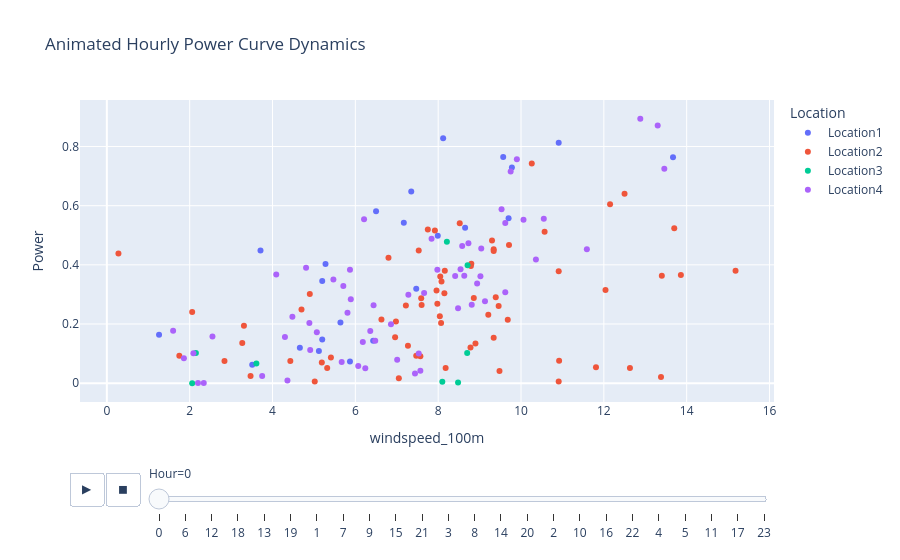
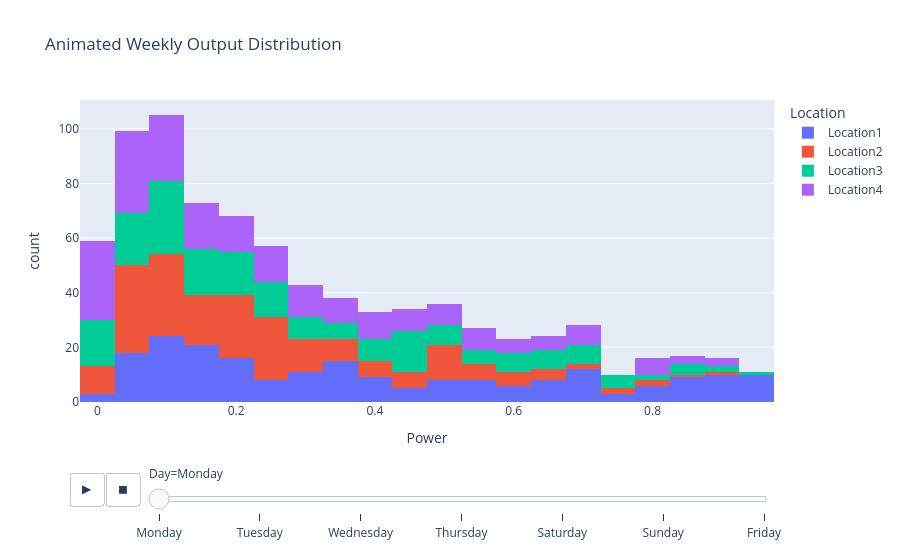
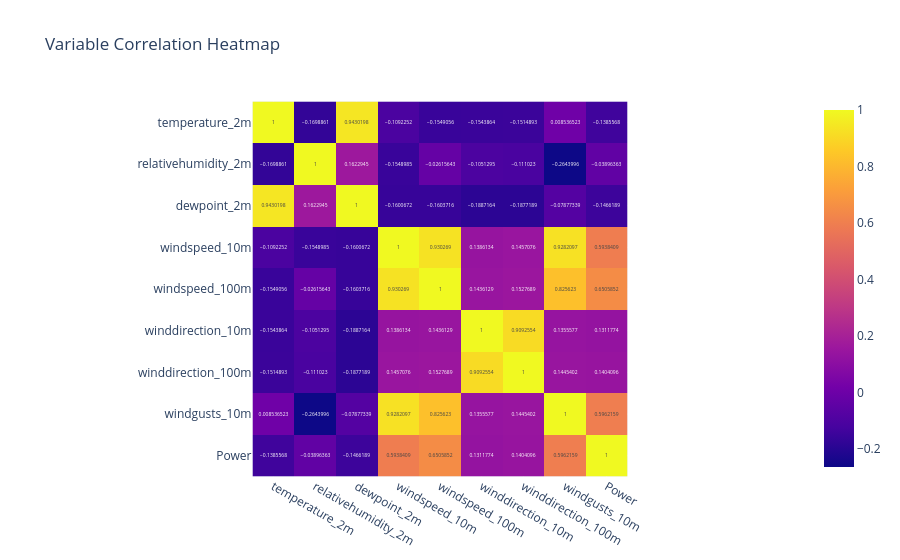
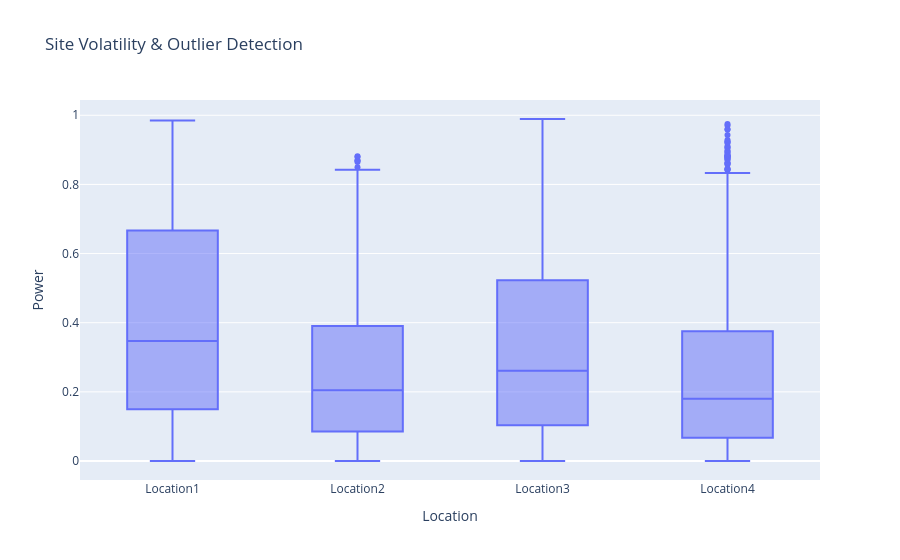

The code cell stored with these charts, in order, in its notebook:
### Code cell
import pandas as pd
import numpy as np
import plotly.express as px
from scipy.stats import skew
import os
from IPython.display import display

class WindPowerMasterAnalyzer:
    def __init__(self, file_names):
        self.file_names = file_names
        self.df = None
        self.stats_report = {}

    # --- MODULE 1: DATA INGESTION ---
    def ingest_data(self):
        all_data = []
        for file in self.file_names:
            try:
                print(f"Ingesting: {file}...")
                if not os.path.exists(file):
                    raise FileNotFoundError(f"Path not found: {file}")
                temp_df = pd.read_csv(file)
                temp_df['Location'] = os.path.basename(file).split('.')[0] 
                all_data.append(temp_df)
            except Exception as e:
                print(f"CRITICAL ERROR loading {file}: {e}")
        
        if all_data:
            self.df = pd.concat(all_data, ignore_index=True)
            print(f"Master dataset created: {len(self.df)} rows.")

    # --- MODULE 2: DATA PIPELINE & CLEANING ---
    def clean_and_save(self, output_folder="."):
        if self.df is None: return
        try:
            raw_count = len(self.df)
            
            self.df.dropna(inplace=True)
            self.df.drop_duplicates(inplace=True)
            self.df['Time'] = pd.to_datetime(self.df['Time'])
            for col in ['Power', 'windspeed_100m', 'windspeed_10m']:
                if col in self.df.columns:
                    self.df[col] = pd.to_numeric(self.df[col], errors='coerce')

            # Physics-Based Anomaly Removal
            anomaly_mask = (self.df['windspeed_100m'] > 3.5) & (self.df['Power'] < 0.001)
            self.df = self.df[~anomaly_mask].copy()
            
            print(f"\n--- DATA PURIFICATION LOG ---")
            print(f"Operational Anomalies Purged: {raw_count - len(self.df)}")
            
            # SAVING CSV TO SPECIFIED FOLDER
            save_path = os.path.join(output_folder, 'dataset_cleaned.csv')
            self.df.to_csv(save_path, index=False)
            print(f"File saved: {save_path}")
        except Exception as e:
            print(f"Cleaning Error: {e}")

    # --- MODULE 3: ENGINEERING ANALYTICS ---
    def compute_metrics(self):
        p_vals = self.df['Power'].to_numpy()
        self.stats_report = {
            'Mean': np.mean(p_vals),
            'Median': np.median(p_vals),
            'Std_Dev': np.std(p_vals),
            'Variance': np.var(p_vals),
            'Skewness': skew(p_vals)
        }
        
        print("\n--- GLOBAL SYSTEM METRICS (NumPy Computed) ---")
        for k, v in self.stats_report.items():
            print(f"{k}: {v:.4f}")

        print("\n--- COMPARATIVE SITE ANALYSIS ---")
        comparison = self.df.groupby('Location')['Power'].agg(['mean', 'std', 'count']).reset_index()
        display(comparison)
        return self.stats_report

    # --- MODULE 4: VISUALIZATION & ANIMATION ---
    # --- MODULE 4: VISUALIZATION & ANIMATION ---
    def generate_visuals(self, output_folder="."):
        df_sampled = self.df.iloc[::30].copy()
        df_sampled['Hour'] = df_sampled['Time'].dt.hour
        df_sampled['Day'] = df_sampled['Time'].dt.day_name()

        # VII.1: ANIMATED GRAPH 1 - Power Curve Trends
        fig1 = px.scatter(df_sampled, x="windspeed_100m", y="Power", color="Location",
                         animation_frame="Hour", title="Animated Hourly Power Curve Dynamics")
        fig1.show()
        fig1.write_html(os.path.join(output_folder, "1_Power_Curve_Animation.html"))

        # VII.1: ANIMATED GRAPH 2 - Distribution Shifts
        fig2 = px.histogram(df_sampled, x="Power", color="Location", 
                           animation_frame="Day", title="Animated Weekly Output Distribution")
        fig2.show()
        fig2.write_html(os.path.join(output_folder, "2_Weekly_Distribution_Animation.html"))

        # VII.2: STATIC GRAPH 1 - Heatmap
        corr = self.df.select_dtypes(include=[np.number]).corr()
        fig3 = px.imshow(corr, text_auto=True, title="Variable Correlation Heatmap")
        fig3.show()
        fig3.write_html(os.path.join(output_folder, "3_Correlation_Heatmap.html"))

        # VII.2: STATIC GRAPH 2 - Boxplot (THE MISSING SAVE)
        fig4 = px.box(df_sampled, x="Location", y="Power", title="Site Volatility & Outlier Detection")
        fig4.show()
        fig4.write_html(os.path.join(output_folder, "4_Site_Volatility_Boxplot.html"))

        # VII.2: STATIC GRAPH 3 - Histogram
        fig5 = px.histogram(df_sampled, x="Power", color="Location", marginal="rug",
                           title="Power Generation Frequency Spread")
        fig5.show()
        fig5.write_html(os.path.join(output_folder, "5_Power_Frequency_Histogram.html"))
        
        print(f"\nAll 5 Visuals exported to: {output_folder}")

# --- EXECUTION ---
if __name__ == "__main__":
    # Define your central data path
    data_path = r'C:\projects\ComProg_Lab\EDS_3534_GENITA\data'
    file_list = [os.path.join(data_path, f'Location{i}.csv') for i in range(1, 5)]
    
    engineer = WindPowerMasterAnalyzer(file_list)
    engineer.ingest_data()
    
    # Passing the data_path to save the CSV inside the folder
    engineer.clean_and_save(output_folder=data_path)
    
    if engineer.df is not None:
        engineer.compute_metrics()
        print("\n--- CLEANED DATASET PREVIEW ---")
        display(engineer.df.head(10))
        
        # Passing the data_path to save the HTML files inside the folder
        engineer.generate_visuals(output_folder=data_path)

### Figure 1 — Plotly figure (JSON) as saved in the notebook; plotly's stock layout.template omitted (floating-point values rounded to 4 significant figures)
{"data": [{"hovertemplate": "Location=Location1<br>Hour=0<br>windspeed_100m=%{x}<br>Power=%{y}<extra></extra>", "legendgroup": "Location1", "marker": {"color": "#636efa", "symbol": "circle"}, "mode": "markers", "name": "Location1", "orientation": "v", "showlegend": true, "type": "scatter", "x": [1.26, 7.47, 9.78, 6.5, 5.87, 8.12, 9.7, 3.71, 7.99, 8.65, 9.57, 7.17, 5.2, 10.91, 3.51, 5.64, 4.66, 5.12, 5.2, 13.67, 7.35, 5.28, 6.43], "xaxis": "x", "y": [0.1635, 0.3191, 0.7294, 0.5812, 0.0728, 0.8281, 0.5573, 0.4485, 0.4982, 0.5258, 0.7646, 0.5419, 0.3455, 0.8128, 0.0621, 0.2047, 0.1201, 0.1084, 0.1477, 0.7636, 0.6478, 0.4029, 0.1436], "yaxis": "y"}, {"hovertemplate": "Location=Location2<br>Hour=0<br>windspeed_100m=%{x}<br>Power=%{y}<extra></extra>", "legendgroup": "Location2", "marker": {"color": "#EF553B", "symbol": "circle"}, "mode": "markers", "name": "Location2", "orientation": "v", "showlegend": true, "type": "scatter", "x": [1.75, 10.26, 4.43, 6.63, 7.96, 9.3, 0.28, 12.5, 4.9, 8.52, 6.98, 7.6, 7.92, 8.04, 7.75, 7.22, 9.34, 5.32, 5.19, 11.81, 6.96, 7.27, 8.08, 10.92, 7.57, 3.47, 9.21, 8.86, 12.15, 6.8, 10.91, 5.41, 3.27, 9.39, 8.8, 7.59, 10.57, 15.18, 13.86, 13.7, 7.53, 8.15, 13.4, 2.06, 7.47, 3.31, 9.34, 8.9, 5.02, 10.91, 9.46, 8.07, 9.68, 7.05, 7.98, 8.79, 8.16, 4.7, 2.84, 9.48, 12.04, 9.34, 8.18, 13.38, 8.78, 8.05, 9.71, 12.63], "xaxis": "x", "y": [0.0926, 0.7426, 0.0748, 0.2148, 0.313, 0.4824, 0.4382, 0.6407, 0.3015, 0.5403, 0.2085, 0.2639, 0.5164, 0.2262, 0.5194, 0.2628, 0.4526, 0.0508, 0.0696, 0.0541, 0.155, 0.1261, 0.3438, 0.0757, 0.0911, 0.0245, 0.2316, 0.2877, 0.6045, 0.4242, 0.3783, 0.087, 0.1357, 0.2907, 0.404, 0.2868, 0.5118, 0.3798, 0.3659, 0.5239, 0.4486, 0.3042, 0.3635, 0.2402, 0.0928, 0.1939, 0.4472, 0.1343, 0.0052, 0.0059, 0.2607, 0.2031, 0.2146, 0.0163, 0.2681, 0.3963, 0.3798, 0.249, 0.0747, 0.0409, 0.3147, 0.1534, 0.0511, 0.0205, 0.1208, 0.3605, 0.4667, 0.051], "yaxis": "y"}, {"hovertemplate": "Location=Location3<br>Hour=0<br>windspeed_100m=%{x}<br>Power=%{y}<extra></extra>", "legendgroup": "Location3", "marker": {"color": "#00cc96", "symbol": "circle"}, "mode": "markers", "name": "Location3", "orientation": "v", "showlegend": true, "type": "scatter", "x": [8.48, 3.61, 8.7, 8.71, 8.21, 2.15, 8.1, 2.06], "xaxis": "x", "y": [0.002, 0.0665, 0.1017, 0.3989, 0.4784, 0.1023, 0.0051, 0.0], "yaxis": "y"}, {"hovertemplate": "Location=Location4<br>Hour=0<br>windspeed_100m=%{x}<br>Power=%{y}<extra></extra>", "legendgroup": "Location4", "marker": {"color": "#ab63fa", "symbol": "circle"}, "mode": "markers", "name": "Location4", "orientation": "v", "showlegend": true, "type": "scatter", "x": [4.89, 9.13, 4.81, 10.36, 7.98, 9.75, 8.58, 7.44, 8.41, 13.3, 5.89, 9.62, 7.01, 3.75, 7.57, 9.53, 2.09, 6.21, 6.48, 5.47, 10.06, 5.81, 4.48, 8.94, 6.86, 1.6, 9.62, 10.55, 1.86, 8.54, 11.59, 4.36, 8.81, 7.53, 5.71, 7.28, 5.87, 5.07, 7.66, 8.63, 6.36, 6.24, 13.46, 9.04, 4.09, 9.9, 9.02, 8.73, 4.3, 2.55, 6.18, 7.84, 8.48, 12.88, 4.91, 2.2, 6.44, 5.67, 2.34, 6.07], "xaxis": "x", "y": [0.2035, 0.2768, 0.3901, 0.4177, 0.3831, 0.7156, 0.4634, 0.0324, 0.3626, 0.8713, 0.2836, 0.3077, 0.0791, 0.0238, 0.0421, 0.5877, 0.1007, 0.5538, 0.1433, 0.3504, 0.5523, 0.2383, 0.2243, 0.3367, 0.1989, 0.1774, 0.5417, 0.5558, 0.0841, 0.3852, 0.4527, 0.0092, 0.265, 0.1, 0.3286, 0.299, 0.3835, 0.172, 0.3051, 0.3627, 0.1761, 0.0507, 0.725, 0.455, 0.3674, 0.7566, 0.3615, 0.4731, 0.1557, 0.1577, 0.1391, 0.4883, 0.2536, 0.8936, 0.1118, 0.0007, 0.263, 0.0715, 0.0004, 0.0582], "yaxis": "y"}], "layout": {"legend": {"title": {"text": "Location"}, "tracegroupgap": 0}, "sliders": [{"active": 0, "currentvalue": {"prefix": "Hour="}, "len": 0.9, "pad": {"b": 10, "t": 60}, "steps": [{"args": [["0"], {"frame": {"duration": 0, "redraw": false}, "fromcurrent": true, "mode": "immediate", "transition": {"duration": 0, "easing": "linear"}}], "label": "0", "method": "animate"}, {"args": [["6"], {"frame": {"duration": 0, "redraw": false}, "fromcurrent": true, "mode": "immediate", "transition": {"duration": 0, "easing": "linear"}}], "label": "6", "method": "animate"}, {"args": [["12"], {"frame": {"duration": 0, "redraw": false}, "fromcurrent": true, "mode": "immediate", "transition": {"duration": 0, "easing": "linear"}}], "label": "12", "method": "animate"}, {"args": [["18"], {"frame": {"duration": 0, "redraw": false}, "fromcurrent": true, "mode": "immediate", "transition": {"duration": 0, "easing": "linear"}}], "label": "18", "method": "animate"}, {"args": [["13"], {"frame": {"duration": 0, "redraw": false}, "fromcurrent": true, "mode": "immediate", "transition": {"duration": 0, "easing": "linear"}}], "label": "13", "method": "animate"}, {"args": [["19"], {"frame": {"duration": 0, "redraw": false}, "fromcurrent": true, "mode": "immediate", "transition": {"duration": 0, "easing": "linear"}}], "label": "19", "method": "animate"}, {"args": [["1"], {"frame": {"duration": 0, "redraw": false}, "fromcurrent": true, "mode": "immediate", "transition": {"duration": 0, "easing": "linear"}}], "label": "1", "method": "animate"}, {"args": [["7"], {"frame": {"duration": 0, "redraw": false}, "fromcurrent": true, "mode": "immediate", "transition": {"duration": 0, "easing": "linear"}}], "label": "7", "method": "animate"}, {"args": [["9"], {"frame": {"duration": 0, "redraw": false}, "fromcurrent": true, "mode": "immediate", "transition": {"duration": 0, "easing": "linear"}}], "label": "9", "method": "animate"}, {"args": [["15"], {"frame": {"duration": 0, "redraw": false}, "fromcurrent": true, "mode": "immediate", "transition": {"duration": 0, "easing": "linear"}}], "label": "15", "method": "animate"}, {"args": [["21"], {"frame": {"duration": 0, "redraw": false}, "fromcurrent": true, "mode": "immediate", "transition": {"duration": 0, "easing": "linear"}}], "label": "21", "method": "animate"}, {"args": [["3"], {"frame": {"duration": 0, "redraw": false}, "fromcurrent": true, "mode": "immediate", "transition": {"duration": 0, "easing": "linear"}}], "label": "3", "method": "animate"}, {"args": [["8"], {"frame": {"duration": 0, "redraw": false}, "fromcurrent": true, "mode": "immediate", "transition": {"duration": 0, "easing": "linear"}}], "label": "8", "method": "animate"}, {"args": [["14"], {"frame": {"duration": 0, "redraw": false}, "fromcurrent": true, "mode": "immediate", "transition": {"duration": 0, "easing": "linear"}}], "label": "14", "method": "animate"}, {"args": [["20"], {"frame": {"duration": 0, "redraw": false}, "fromcurrent": true, "mode": "immediate", "transition": {"duration": 0, "easing": "linear"}}], "label": "20", "method": "animate"}, {"args": [["2"], {"frame": {"duration": 0, "redraw": false}, "fromcurrent": true, "mode": "immediate", "transition": {"duration": 0, "easing": "linear"}}], "label": "2", "method": "animate"}, {"args": [["10"], {"frame": {"duration": 0, "redraw": false}, "fromcurrent": true, "mode": "immediate", "transition": {"duration": 0, "easing": "linear"}}], "label": "10", "method": "animate"}, {"args": [["16"], {"frame": {"duration": 0, "redraw": false}, "fromcurrent": true, "mode": "immediate", "transition": {"duration": 0, "easing": "linear"}}], "label": "16", "method": "animate"}, {"args": [["22"], {"frame": {"duration": 0, "redraw": false}, "fromcurrent": true, "mode": "immediate", "transition": {"duration": 0, "easing": "linear"}}], "label": "22", "method": "animate"}, {"args": [["4"], {"frame": {"duration": 0, "redraw": false}, "fromcurrent": true, "mode": "immediate", "transition": {"duration": 0, "easing": "linear"}}], "label": "4", "method": "animate"}, {"args": [["5"], {"frame": {"duration": 0, "redraw": false}, "fromcurrent": true, "mode": "immediate", "transition": {"duration": 0, "easing": "linear"}}], "label": "5", "method": "animate"}, {"args": [["11"], {"frame": {"duration": 0, "redraw": false}, "fromcurrent": true, "mode": "immediate", "transition": {"duration": 0, "easing": "linear"}}], "label": "11", "method": "animate"}, {"args": [["17"], {"frame": {"duration": 0, "redraw": false}, "fromcurrent": true, "mode": "immediate", "transition": {"duration": 0, "easing": "linear"}}], "label": "17", "method": "animate"}, {"args": [["23"], {"frame": {"duration": 0, "redraw": false}, "fromcurrent": true, "mode": "immediate", "transition": {"duration": 0, "easing": "linear"}}], "label": "23", "method": "animate"}], "x": 0.1, "xanchor": "left", "y": 0, "yanchor": "top"}], "title": {"text": "Animated Hourly Power Curve Dynamics"}, "updatemenus": [{"buttons": [{"args": [null, {"frame": {"duration": 500, "redraw": false}, "fromcurrent": true, "mode": "immediate", "transition": {"duration": 500, "easing": "linear"}}], "label": "&#9654;", "method": "animate"}, {"args": [[null], {"frame": {"duration": 0, "redraw": false}, "fromcurrent": true, "mode": "immediate", "transition": {"duration": 0, "easing": "linear"}}], "label": "&#9724;", "method": "animate"}], "direction": "left", "pad": {"r": 10, "t": 70}, "showactive": false, "type": "buttons", "x": 0.1, "xanchor": "right", "y": 0, "yanchor": "top"}], "xaxis": {"anchor": "y", "domain": [0, 1], "title": {"text": "windspeed_100m"}}, "yaxis": {"anchor": "x", "domain": [0, 1], "title": {"text": "Power"}}}}

### Figure 2 — Plotly figure (JSON) as saved in the notebook; plotly's stock layout.template omitted (floating-point values rounded to 4 significant figures; data arrays with more than 128 entries replaced by an {"elided": "..."} marker saying what was removed)
{"data": [{"bingroup": "x", "hovertemplate": "Location=Location1<br>Day=Monday<br>Power=%{x}<br>count=%{y}<extra></extra>", "legendgroup": "Location1", "marker": {"color": "#636efa", "pattern": {"shape": ""}}, "name": "Location1", "orientation": "v", "showlegend": true, "type": "histogram", "x": {"elided": "210 float values"}, "xaxis": "x", "yaxis": "y"}, {"bingroup": "x", "hovertemplate": "Location=Location2<br>Day=Monday<br>Power=%{x}<br>count=%{y}<extra></extra>", "legendgroup": "Location2", "marker": {"color": "#EF553B", "pattern": {"shape": ""}}, "name": "Location2", "orientation": "v", "showlegend": true, "type": "histogram", "x": {"elided": "204 float values"}, "xaxis": "x", "yaxis": "y"}, {"bingroup": "x", "hovertemplate": "Location=Location3<br>Day=Monday<br>Power=%{x}<br>count=%{y}<extra></extra>", "legendgroup": "Location3", "marker": {"color": "#00cc96", "pattern": {"shape": ""}}, "name": "Location3", "orientation": "v", "showlegend": true, "type": "histogram", "x": {"elided": "193 float values"}, "xaxis": "x", "yaxis": "y"}, {"bingroup": "x", "hovertemplate": "Location=Location4<br>Day=Monday<br>Power=%{x}<br>count=%{y}<extra></extra>", "legendgroup": "Location4", "marker": {"color": "#ab63fa", "pattern": {"shape": ""}}, "name": "Location4", "orientation": "v", "showlegend": true, "type": "histogram", "x": {"elided": "210 float values"}, "xaxis": "x", "yaxis": "y"}], "layout": {"barmode": "relative", "legend": {"title": {"text": "Location"}, "tracegroupgap": 0}, "sliders": [{"active": 0, "currentvalue": {"prefix": "Day="}, "len": 0.9, "pad": {"b": 10, "t": 60}, "steps": [{"args": [["Monday"], {"frame": {"duration": 0, "redraw": true}, "fromcurrent": true, "mode": "immediate", "transition": {"duration": 0, "easing": "linear"}}], "label": "Monday", "method": "animate"}, {"args": [["Tuesday"], {"frame": {"duration": 0, "redraw": true}, "fromcurrent": true, "mode": "immediate", "transition": {"duration": 0, "easing": "linear"}}], "label": "Tuesday", "method": "animate"}, {"args": [["Wednesday"], {"frame": {"duration": 0, "redraw": true}, "fromcurrent": true, "mode": "immediate", "transition": {"duration": 0, "easing": "linear"}}], "label": "Wednesday", "method": "animate"}, {"args": [["Thursday"], {"frame": {"duration": 0, "redraw": true}, "fromcurrent": true, "mode": "immediate", "transition": {"duration": 0, "easing": "linear"}}], "label": "Thursday", "method": "animate"}, {"args": [["Saturday"], {"frame": {"duration": 0, "redraw": true}, "fromcurrent": true, "mode": "immediate", "transition": {"duration": 0, "easing": "linear"}}], "label": "Saturday", "method": "animate"}, {"args": [["Sunday"], {"frame": {"duration": 0, "redraw": true}, "fromcurrent": true, "mode": "immediate", "transition": {"duration": 0, "easing": "linear"}}], "label": "Sunday", "method": "animate"}, {"args": [["Friday"], {"frame": {"duration": 0, "redraw": true}, "fromcurrent": true, "mode": "immediate", "transition": {"duration": 0, "easing": "linear"}}], "label": "Friday", "method": "animate"}], "x": 0.1, "xanchor": "left", "y": 0, "yanchor": "top"}], "title": {"text": "Animated Weekly Output Distribution"}, "updatemenus": [{"buttons": [{"args": [null, {"frame": {"duration": 500, "redraw": true}, "fromcurrent": true, "mode": "immediate", "transition": {"duration": 500, "easing": "linear"}}], "label": "&#9654;", "method": "animate"}, {"args": [[null], {"frame": {"duration": 0, "redraw": true}, "fromcurrent": true, "mode": "immediate", "transition": {"duration": 0, "easing": "linear"}}], "label": "&#9724;", "method": "animate"}], "direction": "left", "pad": {"r": 10, "t": 70}, "showactive": false, "type": "buttons", "x": 0.1, "xanchor": "right", "y": 0, "yanchor": "top"}], "xaxis": {"anchor": "y", "domain": [0, 1], "title": {"text": "Power"}}, "yaxis": {"anchor": "x", "domain": [0, 1], "title": {"text": "count"}}}}

### Figure 3 — Plotly figure (JSON) as saved in the notebook; plotly's stock layout.template omitted (floating-point values rounded to 4 significant figures)
{"data": [{"coloraxis": "coloraxis", "hovertemplate": "x: %{x}<br>y: %{y}<br>color: %{z}<extra></extra>", "name": "0", "texttemplate": "%{z}", "type": "heatmap", "x": ["temperature_2m", "relativehumidity_2m", "dewpoint_2m", "windspeed_10m", "windspeed_100m", "winddirection_10m", "winddirection_100m", "windgusts_10m", "Power"], "xaxis": "x", "y": ["temperature_2m", "relativehumidity_2m", "dewpoint_2m", "windspeed_10m", "windspeed_100m", "winddirection_10m", "winddirection_100m", "windgusts_10m", "Power"], "yaxis": "y", "z": [[1.0, -0.1699, 0.943, -0.1092, -0.1549, -0.1544, -0.1515, 0.008537, -0.1386], [-0.1699, 1.0, 0.1623, -0.1549, -0.02616, -0.1051, -0.111, -0.2644, -0.03896], [0.943, 0.1623, 1.0, -0.1601, -0.1604, -0.1887, -0.1877, -0.07877, -0.1466], [-0.1092, -0.1549, -0.1601, 1.0, 0.9303, 0.1386, 0.1457, 0.9282, 0.5938], [-0.1549, -0.02616, -0.1604, 0.9303, 1.0, 0.1436, 0.1528, 0.8256, 0.6506], [-0.1544, -0.1051, -0.1887, 0.1386, 0.1436, 1.0, 0.9093, 0.1356, 0.1312], [-0.1515, -0.111, -0.1877, 0.1457, 0.1528, 0.9093, 1.0, 0.1445, 0.1404], [0.008537, -0.2644, -0.07877, 0.9282, 0.8256, 0.1356, 0.1445, 1.0, 0.5962], [-0.1386, -0.03896, -0.1466, 0.5938, 0.6506, 0.1312, 0.1404, 0.5962, 1.0]]}], "layout": {"coloraxis": {"colorscale": [[0, "#0d0887"], [0.1111, "#46039f"], [0.2222, "#7201a8"], [0.3333, "#9c179e"], [0.4444, "#bd3786"], [0.5556, "#d8576b"], [0.6667, "#ed7953"], [0.7778, "#fb9f3a"], [0.8889, "#fdca26"], [1, "#f0f921"]]}, "title": {"text": "Variable Correlation Heatmap"}, "xaxis": {"anchor": "y", "constrain": "domain", "domain": [0, 1], "scaleanchor": "y"}, "yaxis": {"anchor": "x", "autorange": "reversed", "constrain": "domain", "domain": [0, 1]}}}

### Figure 4 — Plotly figure (JSON) as saved in the notebook; plotly's stock layout.template omitted (floating-point values rounded to 4 significant figures; data arrays with more than 128 entries replaced by an {"elided": "..."} marker saying what was removed)
{"data": [{"alignmentgroup": "True", "hovertemplate": "Location=%{x}<br>Power=%{y}<extra></extra>", "legendgroup": "", "marker": {"color": "#636efa"}, "name": "", "notched": false, "offsetgroup": "", "orientation": "v", "showlegend": false, "type": "box", "x": {"elided": "5709 str values"}, "x0": " ", "xaxis": "x", "y": {"elided": "5709 float values"}, "y0": " ", "yaxis": "y"}], "layout": {"boxmode": "group", "legend": {"tracegroupgap": 0}, "title": {"text": "Site Volatility & Outlier Detection"}, "xaxis": {"anchor": "y", "domain": [0, 1], "title": {"text": "Location"}}, "yaxis": {"anchor": "x", "domain": [0, 1], "title": {"text": "Power"}}}}
